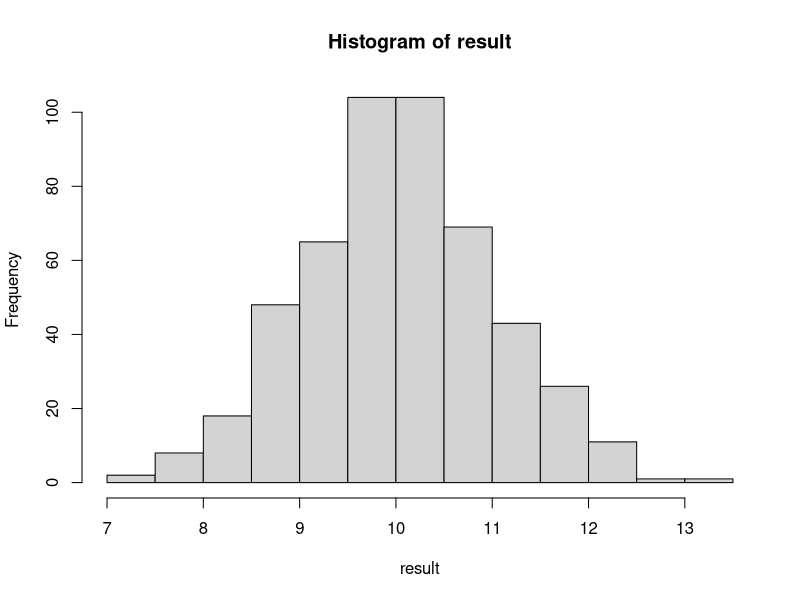
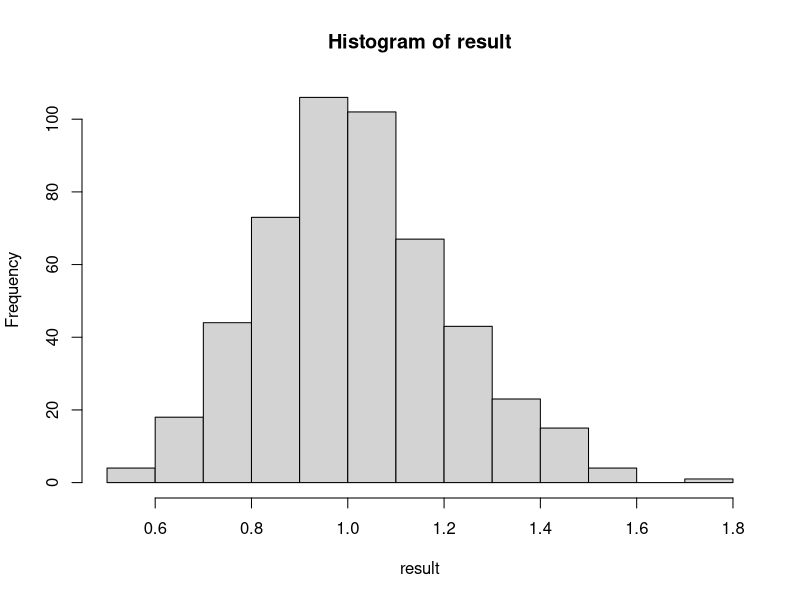
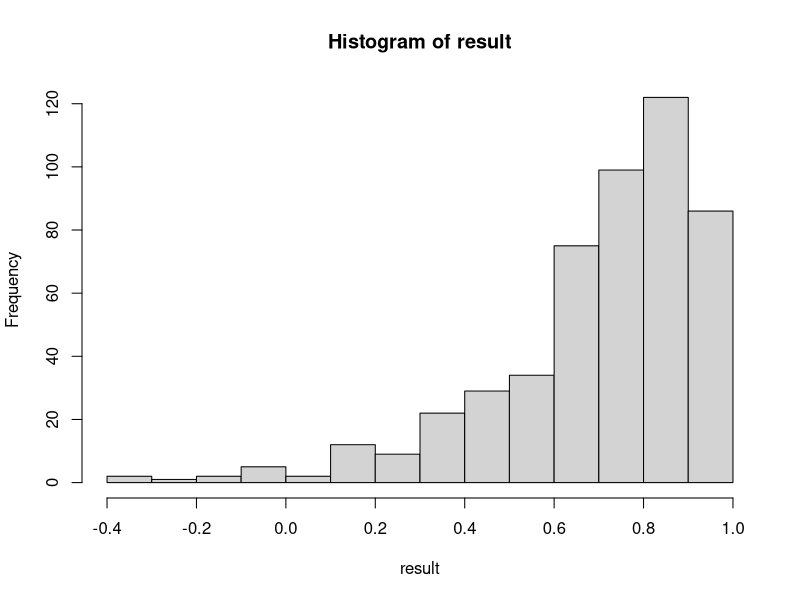

The R script that drew these images, in order:
## ---- chunk 1
set.seed(123)

n <- 500
result <- vector("double", n)
A <- 1
Au <- 0.1 # uncertainty in A
for (i in 1:n) {
    Ap <- A + Au * rnorm(n=1)
    result[i] = 10 * Ap
}
D <- 0.5 * (1 - 0.68)
r <- quantile(result, probs=c(D, 1-D))
cat("value:", mean(result), "uncertainty:", sd(result), " range:", r[1], "to", r[2], "\n")
hist(result)
## ---- chunk 2
set.seed(123)
n <- 500
result <- vector("double", n)
A <- 1
Au <- 0.1 # uncertainty in A
for (i in 1:n) {
    Ap <- A + Au * rnorm(n=1)
    result[i] = Ap^2
}
D <- 0.5 * (1 - 0.68)
r <- quantile(result, probs=c(D, 1-D))
cat("value:", mean(result), "uncertainty:", sd(result), " range:", r[1], "to", r[2], "\n")
hist(result)
## ---- chunk 3
set.seed(123)
n <- 500
result <- vector("double", n)
A <- 1
Au <- 0.5 # uncertainty in A
for (i in 1:n) {
    Ap <- A + Au * rnorm(n=1)
    result[i] = tanh(Ap)
}
D <- 0.5 * (1 - 0.68)
r <- quantile(result, probs=c(D, 1-D))
cat("value:", mean(result), "uncertainty:", sd(result), " range:", r[1], "to", r[2], "\n")
hist(result)
